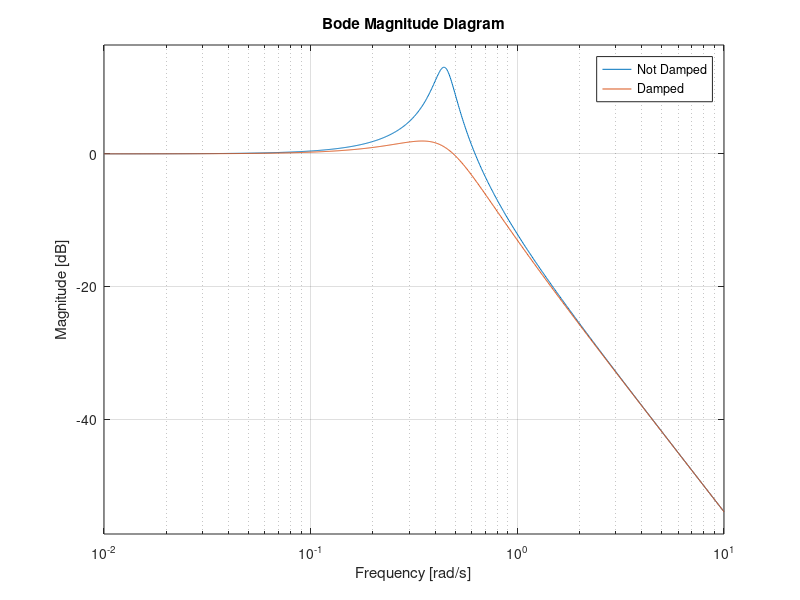
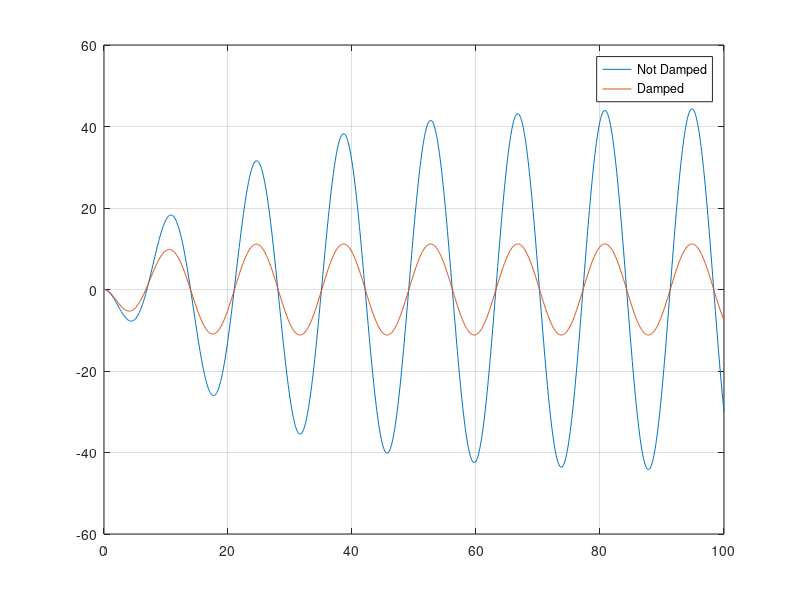
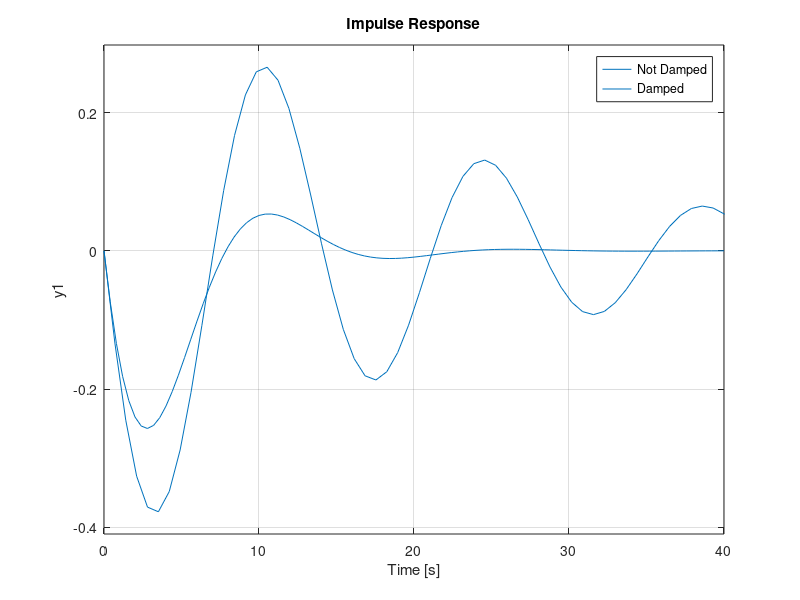

MATLAB code to generate these figures, in order:
% MATLAB Simulation of a damped harmonic oscillator, this file 
% is supposed to be the matlab version version of the analogue julia file
% inside of ventura modelling repository

clc;
clear;
close all;

% Parameters
m = 5;
k = 1;
c = 2;
c1 = 0.5;

% State space
A = [0 1; -k/m -c1/m];
A_damped = [0 1; -k/m -c/m];
b = [0;-1/m];
c = [1 0];

sys = ss(A,b,c,0);
sys_damped = ss(A_damped,b,c,0);

% Frequency analysis
G = tf(sys); G_damped = tf(sys_damped);
bodemag(G); hold on; grid on; bodemag(G_damped);
legend("Not Damped","Damped")

% Simulation
t = 0:0.1:100;
omega = sqrt(k/m);
input = 10*cos(omega*t);
output = lsim(sys,input,t);
output_damped = lsim(sys_damped,input,t);

figure;
plot(t,output);
hold on; grid on;
plot(t,output_damped);
legend("Not Damped","Damped");

figure;
impulse(sys);
hold on; grid on;
impulse(sys_damped);
legend("Not Damped","Damped")
